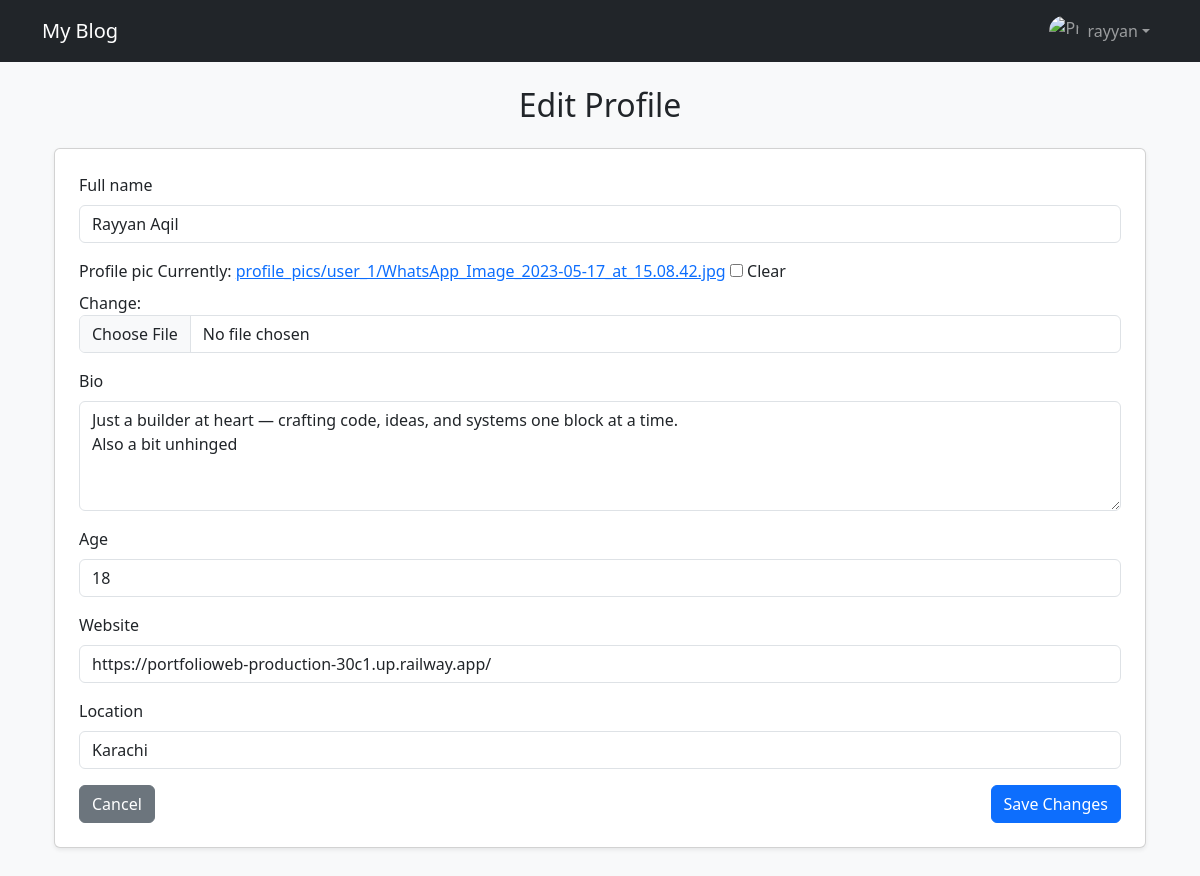
Screenshot of /profiles/edit/ (signed in) with the database file from the repository.
### profiles/models.py (models this page shows, shortened)
class Profile(models.Model):
    user = models.OneToOneField(User, on_delete=models.CASCADE)
    full_name = models.CharField(max_length=100, blank=True)
    profile_pic = models.ImageField(upload_to=user_profile_pic_path, blank=True, null=True)
    bio = models.TextField(blank=True)
    age = models.PositiveIntegerField(blank=True, null=True)
    website = models.URLField(blank=True, null=True)
    location = models.CharField(max_length=100, blank=True)
    joined_at = models.DateTimeField(default=timezone.now)
    following = models.ManyToManyField(
        'self',
        symmetrical=False,
        related_name='followers',
        blank=True
    )
    blocked_users = models.ManyToManyField(
        'self',
        symmetrical=False,
        related_name='blocked_by',
        blank=True
    )

### profiles/views.py (the view)
# urls.py: path('edit/', views.edit_profile, name='edit_profile'),
@login_required
def edit_profile(request):
    profile = request.user.profile
    if request.method == 'POST':
        form = ProfileForm(request.POST, request.FILES, instance=profile)
        if form.is_valid():
            form.save()
            return redirect('profile_view', username=request.user.username)
    else:
        form = ProfileForm(instance=profile)
    return render(request, 'edit_profile.html', {'form': form})

### profiles/forms.py
class ProfileForm(forms.ModelForm):
    class Meta:
        model = Profile
        fields = ['full_name', 'profile_pic', 'bio', 'age', 'website', 'location']
        widgets = {
            'full_name': forms.TextInput(attrs={'class': 'form-control', 'placeholder': 'Enter full name'}),
            'profile_pic': forms.ClearableFileInput(attrs={'class': 'form-control'}),
            'bio': forms.Textarea(attrs={'class': 'form-control', 'rows': 4, 'placeholder': 'Tell us about yourself'}),
            'age': forms.NumberInput(attrs={'class': 'form-control', 'placeholder': 'Your age'}),
            'website': forms.URLInput(attrs={'class': 'form-control', 'placeholder': 'Your website or portfolio'}),
            'location': forms.TextInput(attrs={'class': 'form-control', 'placeholder': 'City, Country'}),
        }

### profiles/templates/edit_profile.html (shortened to what this page needs)
{% extends 'base.html' %}
{% block content %}
<div class="container mt-4">
    <h2 class="mb-4 text-center">Edit Profile</h2>
    <form method="post" enctype="multipart/form-data" class="card p-4 shadow-sm">
        {% for field in form %}
            <div class="mb-3">
                <label for="{{ field.id_for_label }}" class="form-label">{{ field.label }}</label>
                {{ field }}
            </div>
        {% endfor %}
        <div class="d-flex justify-content-between">
            <a href="{% url 'profile_view' request.user.username %}" class="btn btn-secondary">Cancel</a>
            <button type="submit" class="btn btn-primary">Save Changes</button>
        </div>
    </form>
</div>
{% endblock %}

### blog/Templates/base.html (shortened to what this page needs)
<!DOCTYPE html>
<html lang="en">
<head>
    <link href="https://cdn.jsdelivr.net/npm/bootstrap@5.3.0/dist/css/bootstrap.min.css" rel="stylesheet">
</head>
<body class="bg-light">
    <nav class="navbar navbar-expand-lg navbar-dark bg-dark mb-4">
        <div class="container">
            <a class="navbar-brand" href="{% url 'home' %}">My Blog</a>
            <div class="collapse navbar-collapse" id="navbarContent">
                <ul class="navbar-nav ms-auto">
                    {% if user.is_authenticated %}
                        <li class="nav-item dropdown">
                            <a class="nav-link dropdown-toggle d-flex align-items-center" href="#" id="navbarDropdown" role="button" data-bs-toggle="dropdown" aria-expanded="false">
                                {% with user.profile.profile_pic.url as pic %}
                                    <img src="{{ pic }}" alt="Profile Pic" class="rounded-circle me-2" style="height: 30px; width: 30px; object-fit: cover;">
                                {% endwith %}
                                {{ user.username }}
                            </a>
                        </li>
                    {% else %}
                        <li class="nav-item">
                            <a class="nav-link" href="">Login</a>
                        </li>
                    {% endif %}
                </ul>
            </div>
        </div>
    </nav>
    <div class="container mb-5">
        {% block content %}
        {% endblock %}
    </div>
</body>
</html>

### rows the page displays
Profile: form "Rayyan Aqil" "Just a builder at heart — crafting code, ideas, and systems one block at a time. Also a bit unhinged" "18" "https://portfolioweb-production-30c1.up.railway.app/" "Karachi"

### other values shown
{{ user.username }} "rayyan"
{{ field.label }} "Full name" "Profile pic" "Bio" "Age" "Website" "Location"
